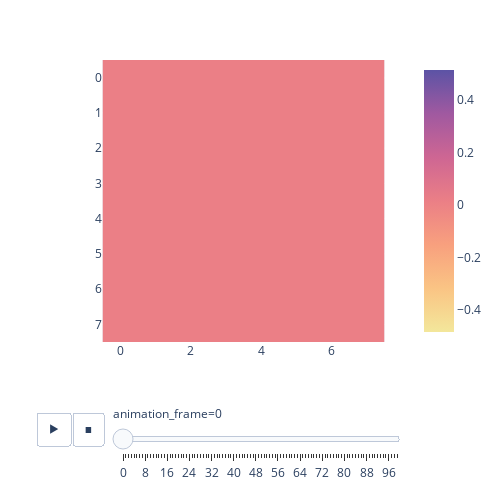

Notebook cell for this chart:
### Code cell
px.imshow(np.array(arr1), animation_frame=0, width=500, height=500, color_continuous_scale='sunset')

### Figure 1 — Plotly figure (JSON) as saved in the notebook; plotly's stock layout.template omitted (floating-point values rounded to 4 significant figures)
{"data": [{"coloraxis": "coloraxis", "hovertemplate": "x: %{x}<br>y: %{y}<br>color: %{z}<extra></extra>", "name": "0", "type": "heatmap", "xaxis": "x", "yaxis": "y", "z": [[0.01562, 0.01562, 0.01562, 0.01562, 0.01562, 0.01562, 0.01562, 0.01562], [0.01562, 0.01562, 0.01562, 0.01562, 0.01562, 0.01562, 0.01562, 0.01562], [0.01562, 0.01562, 0.01562, 0.01562, 0.01562, 0.01562, 0.01562, 0.01562], [0.01562, 0.01562, 0.01562, 0.01562, 0.01562, 0.01562, 0.01562, 0.01562], [0.01562, 0.01562, 0.01562, 0.01562, 0.01562, 0.01562, 0.01562, 0.01562], [0.01562, 0.01562, 0.01562, 0.01562, 0.01562, 0.01562, 0.01562, 0.01562], [0.01562, 0.01562, 0.01562, 0.01562, 0.01562, 0.01562, 0.01562, 0.01562], [0.01562, 0.01562, 0.01562, 0.01562, 0.01562, 0.01562, 0.01562, 0.01562]]}], "layout": {"coloraxis": {"colorscale": [[0, "rgb(243, 231, 155)"], [0.1667, "rgb(250, 196, 132)"], [0.3333, "rgb(248, 160, 126)"], [0.5, "rgb(235, 127, 134)"], [0.6667, "rgb(206, 102, 147)"], [0.8333, "rgb(160, 89, 160)"], [1, "rgb(92, 83, 165)"]]}, "height": 500, "margin": {"t": 60}, "sliders": [{"active": 0, "currentvalue": {"prefix": "animation_frame="}, "len": 0.9, "pad": {"b": 10, "t": 60}, "steps": [{"args": [["0"], {"frame": {"duration": 0, "redraw": true}, "fromcurrent": true, "mode": "immediate", "transition": {"duration": 0, "easing": "linear"}}], "label": "0", "method": "animate"}, {"args": [["1"], {"frame": {"duration": 0, "redraw": true}, "fromcurrent": true, "mode": "immediate", "transition": {"duration": 0, "easing": "linear"}}], "label": "1", "method": "animate"}, {"args": [["2"], {"frame": {"duration": 0, "redraw": true}, "fromcurrent": true, "mode": "immediate", "transition": {"duration": 0, "easing": "linear"}}], "label": "2", "method": "animate"}, {"args": [["3"], {"frame": {"duration": 0, "redraw": true}, "fromcurrent": true, "mode": "immediate", "transition": {"duration": 0, "easing": "linear"}}], "label": "3", "method": "animate"}, {"args": [["4"], {"frame": {"duration": 0, "redraw": true}, "fromcurrent": true, "mode": "immediate", "transition": {"duration": 0, "easing": "linear"}}], "label": "4", "method": "animate"}, {"args": [["5"], {"frame": {"duration": 0, "redraw": true}, "fromcurrent": true, "mode": "immediate", "transition": {"duration": 0, "easing": "linear"}}], "label": "5", "method": "animate"}, {"args": [["6"], {"frame": {"duration": 0, "redraw": true}, "fromcurrent": true, "mode": "immediate", "transition": {"duration": 0, "easing": "linear"}}], "label": "6", "method": "animate"}, {"args": [["7"], {"frame": {"duration": 0, "redraw": true}, "fromcurrent": true, "mode": "immediate", "transition": {"duration": 0, "easing": "linear"}}], "label": "7", "method": "animate"}, {"args": [["8"], {"frame": {"duration": 0, "redraw": true}, "fromcurrent": true, "mode": "immediate", "transition": {"duration": 0, "easing": "linear"}}], "label": "8", "method": "animate"}, {"args": [["9"], {"frame": {"duration": 0, "redraw": true}, "fromcurrent": true, "mode": "immediate", "transition": {"duration": 0, "easing": "linear"}}], "label": "9", "method": "animate"}, {"args": [["10"], {"frame": {"duration": 0, "redraw": true}, "fromcurrent": true, "mode": "immediate", "transition": {"duration": 0, "easing": "linear"}}], "label": "10", "method": "animate"}, {"args": [["11"], {"frame": {"duration": 0, "redraw": true}, "fromcurrent": true, "mode": "immediate", "transition": {"duration": 0, "easing": "linear"}}], "label": "11", "method": "animate"}, {"args": [["12"], {"frame": {"duration": 0, "redraw": true}, "fromcurrent": true, "mode": "immediate", "transition": {"duration": 0, "easing": "linear"}}], "label": "12", "method": "animate"}, {"args": [["13"], {"frame": {"duration": 0, "redraw": true}, "fromcurrent": true, "mode": "immediate", "transition": {"duration": 0, "easing": "linear"}}], "label": "13", "method": "animate"}, {"args": [["14"], {"frame": {"duration": 0, "redraw": true}, "fromcurrent": true, "mode": "immediate", "transition": {"duration": 0, "easing": "linear"}}], "label": "14", "method": "animate"}, {"args": [["15"], {"frame": {"duration": 0, "redraw": true}, "fromcurrent": true, "mode": "immediate", "transition": {"duration": 0, "easing": "linear"}}], "label": "15", "method": "animate"}, {"args": [["16"], {"frame": {"duration": 0, "redraw": true}, "fromcurrent": true, "mode": "immediate", "transition": {"duration": 0, "easing": "linear"}}], "label": "16", "method": "animate"}, {"args": [["17"], {"frame": {"duration": 0, "redraw": true}, "fromcurrent": true, "mode": "immediate", "transition": {"duration": 0, "easing": "linear"}}], "label": "17", "method": "animate"}, {"args": [["18"], {"frame": {"duration": 0, "redraw": true}, "fromcurrent": true, "mode": "immediate", "transition": {"duration": 0, "easing": "linear"}}], "label": "18", "method": "animate"}, {"args": [["19"], {"frame": {"duration": 0, "redraw": true}, "fromcurrent": true, "mode": "immediate", "transition": {"duration": 0, "easing": "linear"}}], "label": "19", "method": "animate"}, {"args": [["20"], {"frame": {"duration": 0, "redraw": true}, "fromcurrent": true, "mode": "immediate", "transition": {"duration": 0, "easing": "linear"}}], "label": "20", "method": "animate"}, {"args": [["21"], {"frame": {"duration": 0, "redraw": true}, "fromcurrent": true, "mode": "immediate", "transition": {"duration": 0, "easing": "linear"}}], "label": "21", "method": "animate"}, {"args": [["22"], {"frame": {"duration": 0, "redraw": true}, "fromcurrent": true, "mode": "immediate", "transition": {"duration": 0, "easing": "linear"}}], "label": "22", "method": "animate"}, {"args": [["23"], {"frame": {"duration": 0, "redraw": true}, "fromcurrent": true, "mode": "immediate", "transition": {"duration": 0, "easing": "linear"}}], "label": "23", "method": "animate"}, {"args": [["24"], {"frame": {"duration": 0, "redraw": true}, "fromcurrent": true, "mode": "immediate", "transition": {"duration": 0, "easing": "linear"}}], "label": "24", "method": "animate"}, {"args": [["25"], {"frame": {"duration": 0, "redraw": true}, "fromcurrent": true, "mode": "immediate", "transition": {"duration": 0, "easing": "linear"}}], "label": "25", "method": "animate"}, {"args": [["26"], {"frame": {"duration": 0, "redraw": true}, "fromcurrent": true, "mode": "immediate", "transition": {"duration": 0, "easing": "linear"}}], "label": "26", "method": "animate"}, {"args": [["27"], {"frame": {"duration": 0, "redraw": true}, "fromcurrent": true, "mode": "immediate", "transition": {"duration": 0, "easing": "linear"}}], "label": "27", "method": "animate"}, {"args": [["28"], {"frame": {"duration": 0, "redraw": true}, "fromcurrent": true, "mode": "immediate", "transition": {"duration": 0, "easing": "linear"}}], "label": "28", "method": "animate"}, {"args": [["29"], {"frame": {"duration": 0, "redraw": true}, "fromcurrent": true, "mode": "immediate", "transition": {"duration": 0, "easing": "linear"}}], "label": "29", "method": "animate"}, {"args": [["30"], {"frame": {"duration": 0, "redraw": true}, "fromcurrent": true, "mode": "immediate", "transition": {"duration": 0, "easing": "linear"}}], "label": "30", "method": "animate"}, {"args": [["31"], {"frame": {"duration": 0, "redraw": true}, "fromcurrent": true, "mode": "immediate", "transition": {"duration": 0, "easing": "linear"}}], "label": "31", "method": "animate"}, {"args": [["32"], {"frame": {"duration": 0, "redraw": true}, "fromcurrent": true, "mode": "immediate", "transition": {"duration": 0, "easing": "linear"}}], "label": "32", "method": "animate"}, {"args": [["33"], {"frame": {"duration": 0, "redraw": true}, "fromcurrent": true, "mode": "immediate", "transition": {"duration": 0, "easing": "linear"}}], "label": "33", "method": "animate"}, {"args": [["34"], {"frame": {"duration": 0, "redraw": true}, "fromcurrent": true, "mode": "immediate", "transition": {"duration": 0, "easing": "linear"}}], "label": "34", "method": "animate"}, {"args": [["35"], {"frame": {"duration": 0, "redraw": true}, "fromcurrent": true, "mode": "immediate", "transition": {"duration": 0, "easing": "linear"}}], "label": "35", "method": "animate"}, {"args": [["36"], {"frame": {"duration": 0, "redraw": true}, "fromcurrent": true, "mode": "immediate", "transition": {"duration": 0, "easing": "linear"}}], "label": "36", "method": "animate"}, {"args": [["37"], {"frame": {"duration": 0, "redraw": true}, "fromcurrent": true, "mode": "immediate", "transition": {"duration": 0, "easing": "linear"}}], "label": "37", "method": "animate"}, {"args": [["38"], {"frame": {"duration": 0, "redraw": true}, "fromcurrent": true, "mode": "immediate", "transition": {"duration": 0, "easing": "linear"}}], "label": "38", "method": "animate"}, {"args": [["39"], {"frame": {"duration": 0, "redraw": true}, "fromcurrent": true, "mode": "immediate", "transition": {"duration": 0, "easing": "linear"}}], "label": "39", "method": "animate"}, {"args": [["40"], {"frame": {"duration": 0, "redraw": true}, "fromcurrent": true, "mode": "immediate", "transition": {"duration": 0, "easing": "linear"}}], "label": "40", "method": "animate"}, {"args": [["41"], {"frame": {"duration": 0, "redraw": true}, "fromcurrent": true, "mode": "immediate", "transition": {"duration": 0, "easing": "linear"}}], "label": "41", "method": "animate"}, {"args": [["42"], {"frame": {"duration": 0, "redraw": true}, "fromcurrent": true, "mode": "immediate", "transition": {"duration": 0, "easing": "linear"}}], "label": "42", "method": "animate"}, {"args": [["43"], {"frame": {"duration": 0, "redraw": true}, "fromcurrent": true, "mode": "immediate", "transition": {"duration": 0, "easing": "linear"}}], "label": "43", "method": "animate"}, {"args": [["44"], {"frame": {"duration": 0, "redraw": true}, "fromcurrent": true, "mode": "immediate", "transition": {"duration": 0, "easing": "linear"}}], "label": "44", "method": "animate"}, {"args": [["45"], {"frame": {"duration": 0, "redraw": true}, "fromcurrent": true, "mode": "immediate", "transition": {"duration": 0, "easing": "linear"}}], "label": "45", "method": "animate"}, {"args": [["46"], {"frame": {"duration": 0, "redraw": true}, "fromcurrent": true, "mode": "immediate", "transition": {"duration": 0, "easing": "linear"}}], "label": "46", "method": "animate"}, {"args": [["47"], {"frame": {"duration": 0, "redraw": true}, "fromcurrent": true, "mode": "immediate", "transition": {"duration": 0, "easing": "linear"}}], "label": "47", "method": "animate"}, {"args": [["48"], {"frame": {"duration": 0, "redraw": true}, "fromcurrent": true, "mode": "immediate", "transition": {"duration": 0, "easing": "linear"}}], "label": "48", "method": "animate"}, {"args": [["49"], {"frame": {"duration": 0, "redraw": true}, "fromcurrent": true, "mode": "immediate", "transition": {"duration": 0, "easing": "linear"}}], "label": "49", "method": "animate"}, {"args": [["50"], {"frame": {"duration": 0, "redraw": true}, "fromcurrent": true, "mode": "immediate", "transition": {"duration": 0, "easing": "linear"}}], "label": "50", "method": "animate"}, {"args": [["51"], {"frame": {"duration": 0, "redraw": true}, "fromcurrent": true, "mode": "immediate", "transition": {"duration": 0, "easing": "linear"}}], "label": "51", "method": "animate"}, {"args": [["52"], {"frame": {"duration": 0, "redraw": true}, "fromcurrent": true, "mode": "immediate", "transition": {"duration": 0, "easing": "linear"}}], "label": "52", "method": "animate"}, {"args": [["53"], {"frame": {"duration": 0, "redraw": true}, "fromcurrent": true, "mode": "immediate", "transition": {"duration": 0, "easing": "linear"}}], "label": "53", "method": "animate"}, {"args": [["54"], {"frame": {"duration": 0, "redraw": true}, "fromcurrent": true, "mode": "immediate", "transition": {"duration": 0, "easing": "linear"}}], "label": "54", "method": "animate"}, {"args": [["55"], {"frame": {"duration": 0, "redraw": true}, "fromcurrent": true, "mode": "immediate", "transition": {"duration": 0, "easing": "linear"}}], "label": "55", "method": "animate"}, {"args": [["56"], {"frame": {"duration": 0, "redraw": true}, "fromcurrent": true, "mode": "immediate", "transition": {"duration": 0, "easing": "linear"}}], "label": "56", "method": "animate"}, {"args": [["57"], {"frame": {"duration": 0, "redraw": true}, "fromcurrent": true, "mode": "immediate", "transition": {"duration": 0, "easing": "linear"}}], "label": "57", "method": "animate"}, {"args": [["58"], {"frame": {"duration": 0, "redraw": true}, "fromcurrent": true, "mode": "immediate", "transition": {"duration": 0, "easing": "linear"}}], "label": "58", "method": "animate"}, {"args": [["59"], {"frame": {"duration": 0, "redraw": true}, "fromcurrent": true, "mode": "immediate", "transition": {"duration": 0, "easing": "linear"}}], "label": "59", "method": "animate"}, {"args": [["60"], {"frame": {"duration": 0, "redraw": true}, "fromcurrent": true, "mode": "immediate", "transition": {"duration": 0, "easing": "linear"}}], "label": "60", "method": "animate"}, {"args": [["61"], {"frame": {"duration": 0, "redraw": true}, "fromcurrent": true, "mode": "immediate", "transition": {"duration": 0, "easing": "linear"}}], "label": "61", "method": "animate"}, {"args": [["62"], {"frame": {"duration": 0, "redraw": true}, "fromcurrent": true, "mode": "immediate", "transition": {"duration": 0, "easing": "linear"}}], "label": "62", "method": "animate"}, {"args": [["63"], {"frame": {"duration": 0, "redraw": true}, "fromcurrent": true, "mode": "immediate", "transition": {"duration": 0, "easing": "linear"}}], "label": "63", "method": "animate"}, {"args": [["64"], {"frame": {"duration": 0, "redraw": true}, "fromcurrent": true, "mode": "immediate", "transition": {"duration": 0, "easing": "linear"}}], "label": "64", "method": "animate"}, {"args": [["65"], {"frame": {"duration": 0, "redraw": true}, "fromcurrent": true, "mode": "immediate", "transition": {"duration": 0, "easing": "linear"}}], "label": "65", "method": "animate"}, {"args": [["66"], {"frame": {"duration": 0, "redraw": true}, "fromcurrent": true, "mode": "immediate", "transition": {"duration": 0, "easing": "linear"}}], "label": "66", "method": "animate"}, {"args": [["67"], {"frame": {"duration": 0, "redraw": true}, "fromcurrent": true, "mode": "immediate", "transition": {"duration": 0, "easing": "linear"}}], "label": "67", "method": "animate"}, {"args": [["68"], {"frame": {"duration": 0, "redraw": true}, "fromcurrent": true, "mode": "immediate", "transition": {"duration": 0, "easing": "linear"}}], "label": "68", "method": "animate"}, {"args": [["69"], {"frame": {"duration": 0, "redraw": true}, "fromcurrent": true, "mode": "immediate", "transition": {"duration": 0, "easing": "linear"}}], "label": "69", "method": "animate"}, {"args": [["70"], {"frame": {"duration": 0, "redraw": true}, "fromcurrent": true, "mode": "immediate", "transition": {"duration": 0, "easing": "linear"}}], "label": "70", "method": "animate"}, {"args": [["71"], {"frame": {"duration": 0, "redraw": true}, "fromcurrent": true, "mode": "immediate", "transition": {"duration": 0, "easing": "linear"}}], "label": "71", "method": "animate"}, {"args": [["72"], {"frame": {"duration": 0, "redraw": true}, "fromcurrent": true, "mode": "immediate", "transition": {"duration": 0, "easing": "linear"}}], "label": "72", "method": "animate"}, {"args": [["73"], {"frame": {"duration": 0, "redraw": true}, "fromcurrent": true, "mode": "immediate", "transition": {"duration": 0, "easing": "linear"}}], "label": "73", "method": "animate"}, {"args": [["74"], {"frame": {"duration": 0, "redraw": true}, "fromcurrent": true, "mode": "immediate", "transition": {"duration": 0, "easing": "linear"}}], "label": "74", "method": "animate"}, {"args": [["75"], {"frame": {"duration": 0, "redraw": true}, "fromcurrent": true, "mode": "immediate", "transition": {"duration": 0, "easing": "linear"}}], "label": "75", "method": "animate"}, {"args": [["76"], {"frame": {"duration": 0, "redraw": true}, "fromcurrent": true, "mode": "immediate", "transition": {"duration": 0, "easing": "linear"}}], "label": "76", "method": "animate"}, {"args": [["77"], {"frame": {"duration": 0, "redraw": true}, "fromcurrent": true, "mode": "immediate", "transition": {"duration": 0, "easing": "linear"}}], "label": "77", "method": "animate"}, {"args": [["78"], {"frame": {"duration": 0, "redraw": true}, "fromcurrent": true, "mode": "immediate", "transition": {"duration": 0, "easing": "linear"}}], "label": "78", "method": "animate"}, {"args": [["79"], {"frame": {"duration": 0, "redraw": true}, "fromcurrent": true, "mode": "immediate", "transition": {"duration": 0, "easing": "linear"}}], "label": "79", "method": "animate"}, {"args": [["80"], {"frame": {"duration": 0, "redraw": true}, "fromcurrent": true, "mode": "immediate", "transition": {"duration": 0, "easing": "linear"}}], "label": "80", "method": "animate"}, {"args": [["81"], {"frame": {"duration": 0, "redraw": true}, "fromcurrent": true, "mode": "immediate", "transition": {"duration": 0, "easing": "linear"}}], "label": "81", "method": "animate"}, {"args": [["82"], {"frame": {"duration": 0, "redraw": true}, "fromcurrent": true, "mode": "immediate", "transition": {"duration": 0, "easing": "linear"}}], "label": "82", "method": "animate"}, {"args": [["83"], {"frame": {"duration": 0, "redraw": true}, "fromcurrent": true, "mode": "immediate", "transition": {"duration": 0, "easing": "linear"}}], "label": "83", "method": "animate"}, {"args": [["84"], {"frame": {"duration": 0, "redraw": true}, "fromcurrent": true, "mode": "immediate", "transition": {"duration": 0, "easing": "linear"}}], "label": "84", "method": "animate"}, {"args": [["85"], {"frame": {"duration": 0, "redraw": true}, "fromcurrent": true, "mode": "immediate", "transition": {"duration": 0, "easing": "linear"}}], "label": "85", "method": "animate"}, {"args": [["86"], {"frame": {"duration": 0, "redraw": true}, "fromcurrent": true, "mode": "immediate", "transition": {"duration": 0, "easing": "linear"}}], "label": "86", "method": "animate"}, {"args": [["87"], {"frame": {"duration": 0, "redraw": true}, "fromcurrent": true, "mode": "immediate", "transition": {"duration": 0, "easing": "linear"}}], "label": "87", "method": "animate"}, {"args": [["88"], {"frame": {"duration": 0, "redraw": true}, "fromcurrent": true, "mode": "immediate", "transition": {"duration": 0, "easing": "linear"}}], "label": "88", "method": "animate"}, {"args": [["89"], {"frame": {"duration": 0, "redraw": true}, "fromcurrent": true, "mode": "immediate", "transition": {"duration": 0, "easing": "linear"}}], "label": "89", "method": "animate"}, {"args": [["90"], {"frame": {"duration": 0, "redraw": true}, "fromcurrent": true, "mode": "immediate", "transition": {"duration": 0, "easing": "linear"}}], "label": "90", "method": "animate"}, {"args": [["91"], {"frame": {"duration": 0, "redraw": true}, "fromcurrent": true, "mode": "immediate", "transition": {"duration": 0, "easing": "linear"}}], "label": "91", "method": "animate"}, {"args": [["92"], {"frame": {"duration": 0, "redraw": true}, "fromcurrent": true, "mode": "immediate", "transition": {"duration": 0, "easing": "linear"}}], "label": "92", "method": "animate"}, {"args": [["93"], {"frame": {"duration": 0, "redraw": true}, "fromcurrent": true, "mode": "immediate", "transition": {"duration": 0, "easing": "linear"}}], "label": "93", "method": "animate"}, {"args": [["94"], {"frame": {"duration": 0, "redraw": true}, "fromcurrent": true, "mode": "immediate", "transition": {"duration": 0, "easing": "linear"}}], "label": "94", "method": "animate"}, {"args": [["95"], {"frame": {"duration": 0, "redraw": true}, "fromcurrent": true, "mode": "immediate", "transition": {"duration": 0, "easing": "linear"}}], "label": "95", "method": "animate"}, {"args": [["96"], {"frame": {"duration": 0, "redraw": true}, "fromcurrent": true, "mode": "immediate", "transition": {"duration": 0, "easing": "linear"}}], "label": "96", "method": "animate"}, {"args": [["97"], {"frame": {"duration": 0, "redraw": true}, "fromcurrent": true, "mode": "immediate", "transition": {"duration": 0, "easing": "linear"}}], "label": "97", "method": "animate"}, {"args": [["98"], {"frame": {"duration": 0, "redraw": true}, "fromcurrent": true, "mode": "immediate", "transition": {"duration": 0, "easing": "linear"}}], "label": "98", "method": "animate"}, {"args": [["99"], {"frame": {"duration": 0, "redraw": true}, "fromcurrent": true, "mode": "immediate", "transition": {"duration": 0, "easing": "linear"}}], "label": "99", "method": "animate"}], "x": 0.1, "xanchor": "left", "y": 0, "yanchor": "top"}], "updatemenus": [{"buttons": [{"args": [null, {"frame": {"duration": 500, "redraw": true}, "fromcurrent": true, "mode": "immediate", "transition": {"duration": 500, "easing": "linear"}}], "label": "&#9654;", "method": "animate"}, {"args": [[null], {"frame": {"duration": 0, "redraw": true}, "fromcurrent": true, "mode": "immediate", "transition": {"duration": 0, "easing": "linear"}}], "label": "&#9724;", "method": "animate"}], "direction": "left", "pad": {"r": 10, "t": 70}, "showactive": false, "type": "buttons", "x": 0.1, "xanchor": "right", "y": 0, "yanchor": "top"}], "width": 500, "xaxis": {"anchor": "y", "constrain": "domain", "domain": [0, 1], "scaleanchor": "y"}, "yaxis": {"anchor": "x", "autorange": "reversed", "constrain": "domain", "domain": [0, 1]}}}
